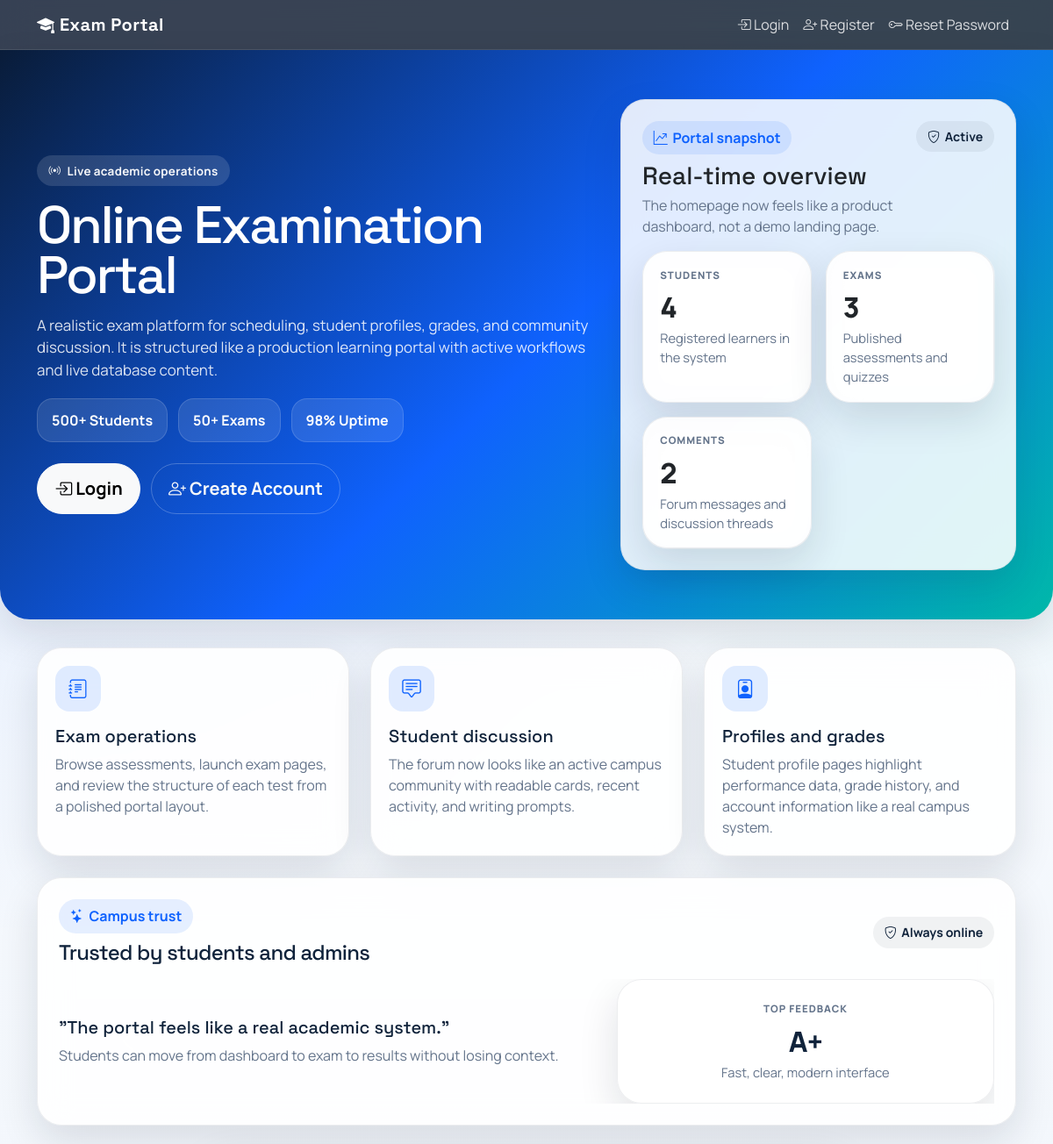
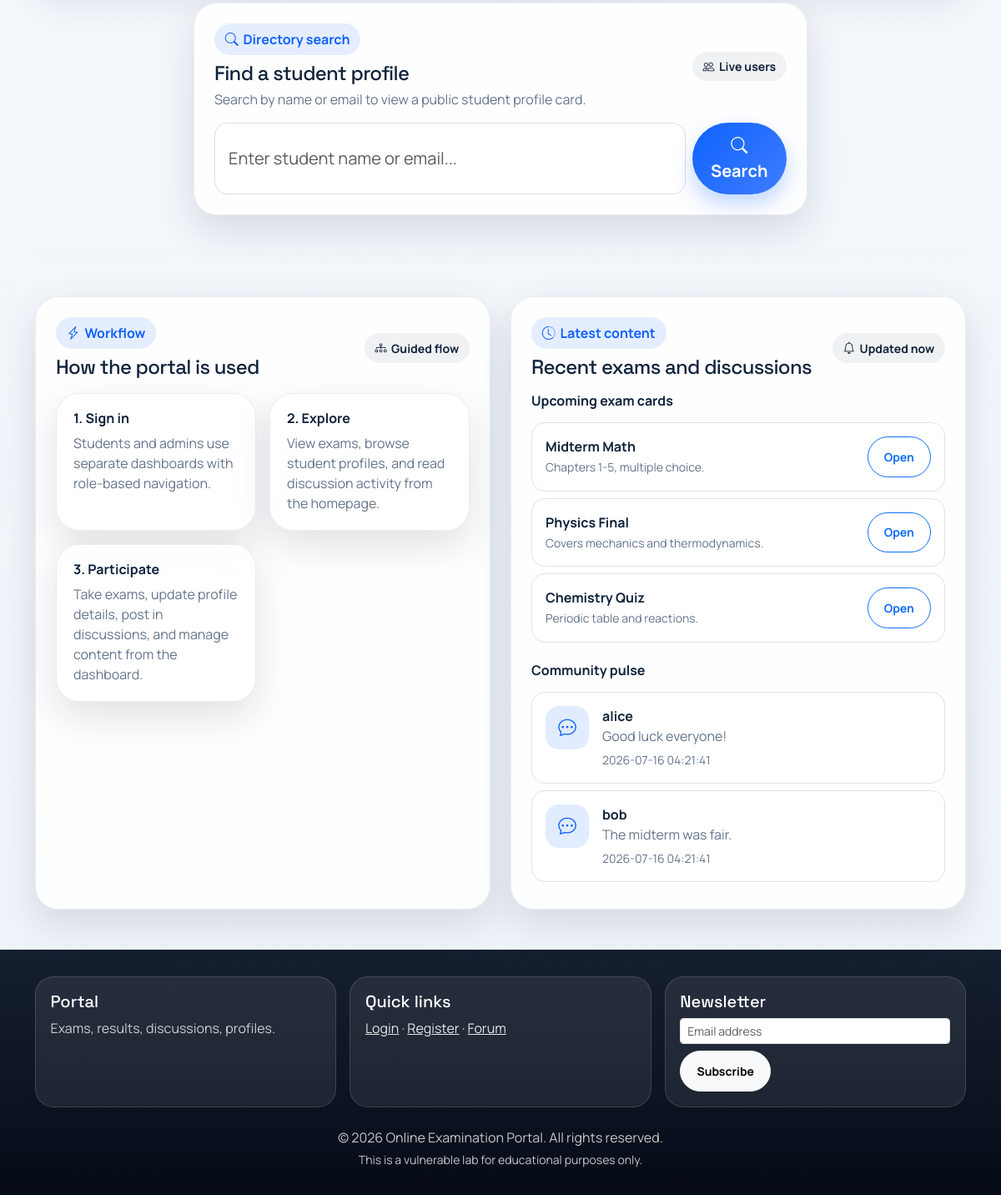
The page / on the database its author committed (2 pictures, top to bottom).
### tables this page shows
CREATE TABLE exams (
    id INT AUTO_INCREMENT PRIMARY KEY,
    title VARCHAR(100),
    description TEXT,
    created_by INT,
    created_at TIMESTAMP DEFAULT CURRENT_TIMESTAMP
);

CREATE TABLE comments (
    id INT AUTO_INCREMENT PRIMARY KEY,
    user_id INT,
    comment TEXT,
    posted_at TIMESTAMP DEFAULT CURRENT_TIMESTAMP
);

CREATE TABLE users (
    id INT AUTO_INCREMENT PRIMARY KEY,
    username VARCHAR(50) NOT NULL,
    password VARCHAR(50) NOT NULL,
    email VARCHAR(100),
    role ENUM('admin','student') DEFAULT 'student'
);

### index.php (the view, shortened to what the rows shown need)
<?php
include 'db.php';
?>
<!DOCTYPE html>
<html lang="en">
<head>
    <link href="https://cdn.jsdelivr.net/npm/bootstrap@5.3.0/dist/css/bootstrap.min.css" rel="stylesheet">
    <link rel="stylesheet" href="https://cdn.jsdelivr.net/npm/bootstrap-icons@1.10.0/font/bootstrap-icons.css">
    <link rel="stylesheet" href="site.css">
</head>
<body>
    <div class="page-hero">
        <div class="container">
            <div class="row align-items-center g-4">
                <div class="col-lg-7">
                    <h1 class="hero-title">Online Examination Portal</h1>
                </div>
            </div>
        </div>
    </div>
    <div class="container">
        <div class="row g-4">
            <div class="col-lg-6">
                <div class="content-card h-100">
                    <?php
                        $recentExams = mysqli_query($conn, "SELECT * FROM exams ORDER BY created_at DESC LIMIT 3");
                        $recentComments = mysqli_query($conn, "SELECT comments.*, users.username FROM comments LEFT JOIN users ON comments.user_id = users.id ORDER BY posted_at DESC LIMIT 3");
                    ?>
                    <div class="mb-4">
                        <?php while ($exam = mysqli_fetch_assoc($recentExams)): ?>
                            <div class="d-flex justify-content-between align-items-center border rounded-4 p-3 mb-2 bg-white">
                                <div>
                                    <strong><?php echo htmlspecialchars($exam['title']); ?></strong><br>
                                    <small class="text-muted"><?php echo htmlspecialchars($exam['description']); ?></small>
                                </div>
                                <a href="exam.php?exam_id=<?php echo $exam['id']; ?>" class="btn btn-sm btn-outline-primary">Open</a>
                            </div>
                        <?php endwhile; ?>
                    </div>
                    <div>
                        <?php while ($comment = mysqli_fetch_assoc($recentComments)): ?>
                            <div class="d-flex gap-3 align-items-start border rounded-4 p-3 mb-2 bg-white">
                                <div class="metric-icon mb-0"><i class="bi bi-chat-dots"></i></div>
                                <div>
                                    <strong><?php echo htmlspecialchars($comment['username'] ?? 'Anonymous'); ?></strong>
                                    <p class="mb-1 text-muted"><?php echo htmlspecialchars(substr($comment['comment'], 0, 100)); ?><?php echo strlen($comment['comment']) > 100 ? '...' : ''; ?></p>
                                    <small class="text-muted"><?php echo htmlspecialchars($comment['posted_at']); ?></small>
                                </div>
                            </div>
                        <?php endwhile; ?>
                    </div>
                </div>
            </div>
        </div>
    </div>
</body>
</html>

### rows shown on the page
exams: title "Midterm Math", description "Chapters 1-5, multiple choice."
exams: title "Physics Final", description "Covers mechanics and thermodynamics."
exams: title "Chemistry Quiz", description "Periodic table and reactions."
comments: user.username "alice", comment "Good luck everyone!", posted_at "2026-07-16 04:21:41"
comments: user.username "bob", comment "The midterm was fair.", posted_at "2026-07-16 04:21:41"

### other values the page prints
$row['total'] "4"
$row['total'] "3"
$row['total'] "2"
